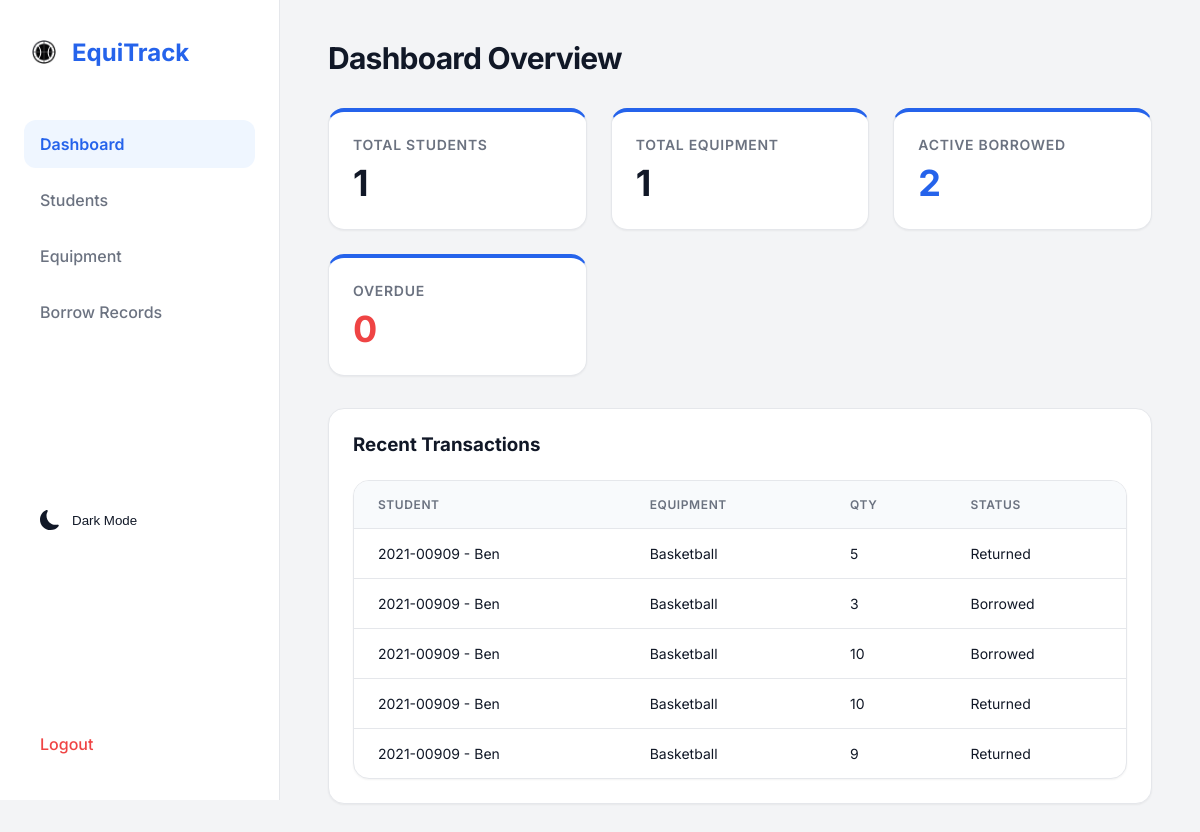
/dashboard/ (signed in), run on an earlier commit of the app's database.
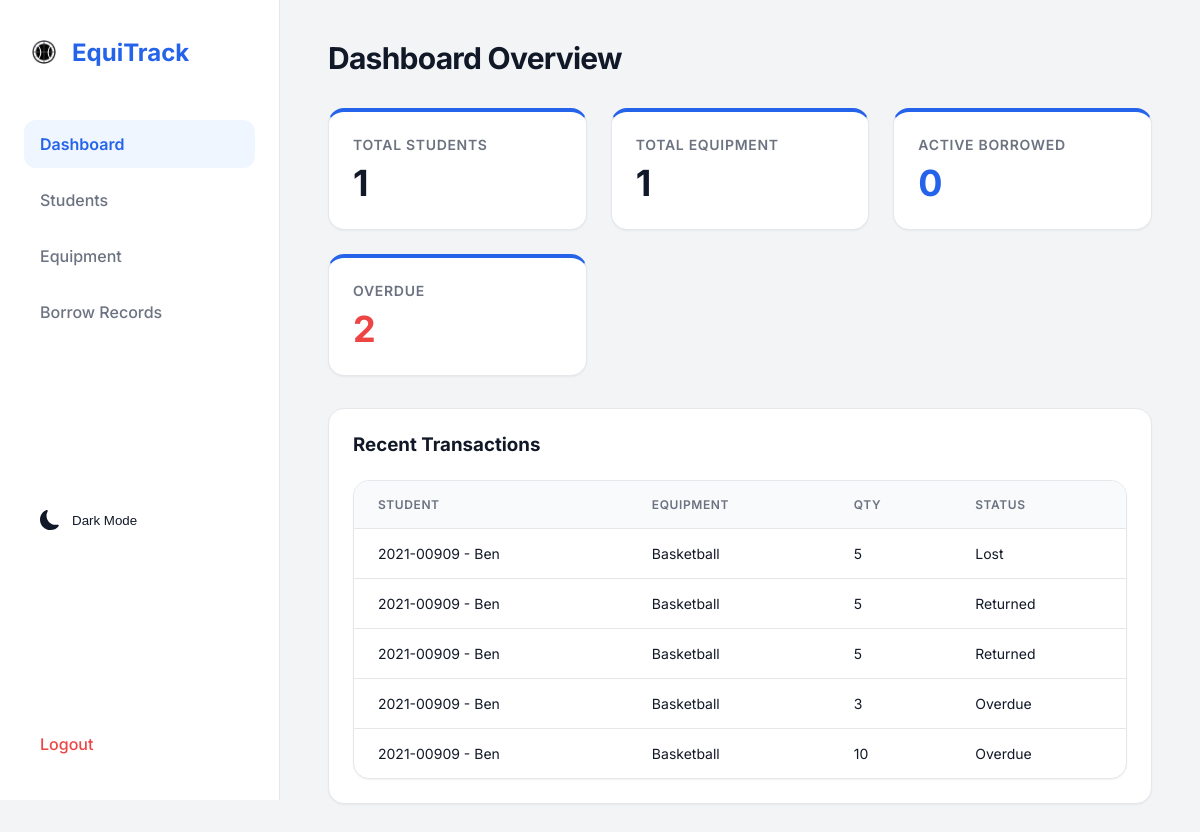
And on a later commit of the database.
### equipment_app/models.py (models this page shows, shortened)
class BorrowRecord(models.Model):
    STATUS_CHOICES = [
    ('Borrowed', 'Borrowed'),
    ('Returned', 'Returned'),
    ('Overdue', 'Overdue'),
    ('Lost', 'Lost'),
]
    student = models.ForeignKey(Student, on_delete=models.CASCADE)
    equipment = models.ForeignKey(Equipment, on_delete=models.CASCADE)
    quantity = models.IntegerField()
    date_borrowed = models.DateTimeField(auto_now_add=True)
    expected_return = models.DateField()
    date_returned = models.DateField(null=True, blank=True)
    status = models.CharField(max_length=10, choices=STATUS_CHOICES, default='Borrowed')

class Student(models.Model):
    student_id = models.CharField(max_length=20, unique=True)
    name = models.CharField(max_length=100)
    course = models.CharField(max_length=100)
    year_level = models.IntegerField()
    def __str__(self):
        return f"{self.student_id} - {self.name}"

class Equipment(models.Model):
    name = models.CharField(max_length=100)
    total_quantity = models.IntegerField()
    available_quantity = models.IntegerField()
    def __str__(self):
        return self.name

### equipment_app/views.py (the view)
# urls.py: path('dashboard/', dashboard, name='dashboard'),
@login_required(login_url='/')
def dashboard(request):
    recent_records = BorrowRecord.objects.all().order_by('-date_borrowed')[:5]
    context = {
        'students_count': Student.objects.count(),
        'equipment_count': Equipment.objects.count(),
        'borrowed_count': BorrowRecord.objects.filter(status='Borrowed').count(),
        'overdue_count': BorrowRecord.objects.filter(status='Overdue').count(),
        'recent_records': recent_records,
    }
    return render(request, 'equipment_app/dashboard.html', context)

### equipment_app/templates/equipment_app/dashboard.html (shortened to what this page needs)
{% extends 'equipment_app/base.html' %}
{% block content %}
<div class="page-header">
    <h1 class="page-title">Dashboard Overview</h1>
</div>
<div class="dashboard-grid">
    <div class="card stat-card">
        <div class="stat-title">Total Students</div>
        <div class="stat-value">{{ students_count }}</div>
    </div>
    <div class="card stat-card">
        <div class="stat-title">Total Equipment</div>
        <div class="stat-value">{{ equipment_count }}</div>
    </div>
    <div class="card stat-card">
        <div class="stat-title">Active Borrowed</div>
        <div class="stat-value" style="color: var(--primary);">{{ borrowed_count }}</div>
    </div>
    <div class="card stat-card">
        <div class="stat-title">Overdue</div>
        <div class="stat-value" style="color: #ef4444;">{{ overdue_count }}</div>
    </div>
</div>
<div class="card" style="margin-top: 2rem;">
    <h3 style="margin-bottom: 1.5rem; color: var(--text-main);">Recent Transactions</h3>
    <div class="table-container">
        <table>
            <thead>
                <tr>
                    <th>Student</th>
                    <th>Equipment</th>
                    <th>Qty</th>
                    <th>Status</th>
                </tr>
            </thead>
            <tbody>
                {% for record in recent_records %}
                <tr>
                    <td>{{ record.student }}</td>
                    <td>{{ record.equipment }}</td>
                    <td>{{ record.quantity }}</td>
                    <td>
                        <span class="badge
                            {% if record.status == 'Borrowed' %}badge-info
                            {% elif record.status == 'Returned' %}badge-success
                            {% elif record.status == 'Overdue' %}badge-danger
                            {% else %}badge-warning{% endif %}">
                            {{ record.status }}
                        </span>
                    </td>
                </tr>
                {% empty %}
                <tr>
                    <td colspan="4" style="text-align: center; color: var(--text-muted); padding: 2rem;">No transactions found.</td>
                </tr>
                {% endfor %}
            </tbody>
        </table>
    </div>
</div>
{% endblock %}

What changed in the data, as far as the page shows it:
no longer on this page (row unchanged): BorrowRecord: student "2021-00909 - Ben", equipment "Basketball", quantity "10", status "Returned"
no longer on this page (row unchanged): BorrowRecord: student "2021-00909 - Ben", equipment "Basketball", quantity "9", status "Returned"
added BorrowRecord: student "2021-00909 - Ben", equipment "Basketball", quantity "5", status "Lost"
added BorrowRecord: student "2021-00909 - Ben", equipment "Basketball", quantity "5", status "Returned"
changed BorrowRecord (number 4 of 5 on the later page): status "Borrowed" → "Overdue"
changed BorrowRecord (number 5 of 5 on the later page): status "Borrowed" → "Overdue"
Also different on the page:
{{ borrowed_count }}: "2" → "0"
{{ overdue_count }}: "0" → "2"
